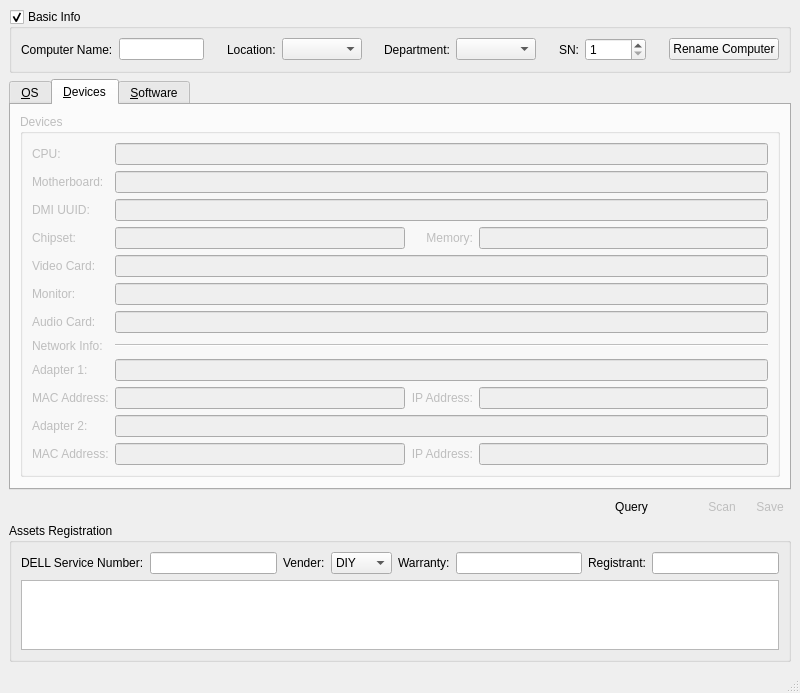
<?xml version="1.0" encoding="UTF-8"?>
<ui version="4.0">
 <class>SystemInfoMainWindowUI</class>
 <widget class="QMainWindow" name="SystemInfoMainWindowUI">
  <property name="geometry">
   <rect>
    <x>0</x>
    <y>0</y>
    <width>800</width>
    <height>646</height>
   </rect>
  </property>
  <property name="windowTitle">
   <string>System Info</string>
  </property>
  <widget class="QWidget" name="centralwidget">
   <layout class="QGridLayout" name="gridLayout_3">
    <item row="0" column="0">
     <widget class="QGroupBox" name="groupBoxBasicSettings_2">
      <property name="title">
       <string>Basic Info</string>
      </property>
      <property name="checkable">
       <bool>true</bool>
      </property>
      <property name="checked">
       <bool>true</bool>
      </property>
      <layout class="QHBoxLayout" name="horizontalLayout_3">
       <item>
        <widget class="QLabel" name="labelComputerName">
         <property name="text">
          <string>Computer Name:</string>
         </property>
        </widget>
       </item>
       <item>
        <widget class="QLineEdit" name="lineEditComputerName">
         <property name="readOnly">
          <bool>true</bool>
         </property>
        </widget>
       </item>
       <item>
        <spacer name="horizontalSpacer_10">
         <property name="orientation">
          <enum>Qt::Horizontal</enum>
         </property>
         <property name="sizeHint" stdset="0">
          <size>
           <width>40</width>
           <height>20</height>
          </size>
         </property>
        </spacer>
       </item>
       <item>
        <widget class="QLabel" name="labelLocation_2">
         <property name="text">
          <string>Location:</string>
         </property>
        </widget>
       </item>
       <item>
        <widget class="QComboBox" name="comboBoxLocation">
         <property name="minimumSize">
          <size>
           <width>80</width>
           <height>0</height>
          </size>
         </property>
        </widget>
       </item>
       <item>
        <spacer name="horizontalSpacer_7">
         <property name="orientation">
          <enum>Qt::Horizontal</enum>
         </property>
         <property name="sizeHint" stdset="0">
          <size>
           <width>40</width>
           <height>20</height>
          </size>
         </property>
        </spacer>
       </item>
       <item>
        <widget class="QLabel" name="labelDepartment_2">
         <property name="text">
          <string>Department:</string>
         </property>
        </widget>
       </item>
       <item>
        <widget class="QComboBox" name="comboBoxDepartment">
         <property name="sizePolicy">
          <sizepolicy hsizetype="Preferred" vsizetype="Fixed">
           <horstretch>0</horstretch>
           <verstretch>0</verstretch>
          </sizepolicy>
         </property>
         <property name="minimumSize">
          <size>
           <width>80</width>
           <height>0</height>
          </size>
         </property>
         <property name="toolTip">
          <string>Department</string>
         </property>
         <property name="statusTip">
          <string/>
         </property>
         <property name="whatsThis">
          <string>Department</string>
         </property>
        </widget>
       </item>
       <item>
        <spacer name="horizontalSpacer_8">
         <property name="orientation">
          <enum>Qt::Horizontal</enum>
         </property>
         <property name="sizeHint" stdset="0">
          <size>
           <width>40</width>
           <height>20</height>
          </size>
         </property>
        </spacer>
       </item>
       <item>
        <widget class="QLabel" name="labelSN_2">
         <property name="text">
          <string>SN:</string>
         </property>
        </widget>
       </item>
       <item>
        <widget class="QSpinBox" name="spinBoxSN">
         <property name="sizePolicy">
          <sizepolicy hsizetype="Minimum" vsizetype="Fixed">
           <horstretch>0</horstretch>
           <verstretch>0</verstretch>
          </sizepolicy>
         </property>
         <property name="minimum">
          <number>1</number>
         </property>
         <property name="maximum">
          <number>99999</number>
         </property>
        </widget>
       </item>
       <item>
        <spacer name="horizontalSpacer_9">
         <property name="orientation">
          <enum>Qt::Horizontal</enum>
         </property>
         <property name="sizeHint" stdset="0">
          <size>
           <width>40</width>
           <height>20</height>
          </size>
         </property>
        </spacer>
       </item>
       <item>
        <widget class="QPushButton" name="pushButtonRenameComputer">
         <property name="text">
          <string>Rename Computer</string>
         </property>
        </widget>
       </item>
      </layout>
     </widget>
    </item>
    <item row="1" column="0">
     <widget class="QTabWidget" name="tabWidgetSystemInfo">
      <property name="tabPosition">
       <enum>QTabWidget::North</enum>
      </property>
      <property name="tabShape">
       <enum>QTabWidget::Rounded</enum>
      </property>
      <property name="currentIndex">
       <number>1</number>
      </property>
      <widget class="QWidget" name="tabOS">
       <attribute name="title">
        <string>&amp;OS</string>
       </attribute>
       <layout class="QGridLayout" name="gridLayout_2">
        <item row="0" column="0">
         <widget class="QGroupBox" name="osGroupBox">
          <property name="enabled">
           <bool>false</bool>
          </property>
          <property name="sizePolicy">
           <sizepolicy hsizetype="Expanding" vsizetype="Preferred">
            <horstretch>0</horstretch>
            <verstretch>0</verstretch>
           </sizepolicy>
          </property>
          <property name="title">
           <string>OS</string>
          </property>
          <layout class="QGridLayout" name="gridLayout_7">
           <property name="sizeConstraint">
            <enum>QLayout::SetDefaultConstraint</enum>
           </property>
           <item row="0" column="0">
            <widget class="QLabel" name="label_2">
             <property name="text">
              <string>OS Version:</string>
             </property>
            </widget>
           </item>
           <item row="0" column="1">
            <widget class="QLineEdit" name="osVersionLineEdit">
             <property name="readOnly">
              <bool>true</bool>
             </property>
            </widget>
           </item>
           <item row="1" column="0">
            <widget class="QLabel" name="label_6">
             <property name="text">
              <string>Copmuter Name:</string>
             </property>
            </widget>
           </item>
           <item row="1" column="1">
            <widget class="QLineEdit" name="computerNameLineEdit">
             <property name="readOnly">
              <bool>true</bool>
             </property>
            </widget>
           </item>
           <item row="1" column="2">
            <widget class="QLabel" name="workgroupLabel">
             <property name="text">
              <string>Workgroup/Domain:</string>
             </property>
             <property name="alignment">
              <set>Qt::AlignRight|Qt::AlignTrailing|Qt::AlignVCenter</set>
             </property>
            </widget>
           </item>
           <item row="0" column="2">
            <widget class="QLabel" name="installDatelabel">
             <property name="text">
              <string>Installation Date:</string>
             </property>
             <property name="alignment">
              <set>Qt::AlignRight|Qt::AlignTrailing|Qt::AlignVCenter</set>
             </property>
            </widget>
           </item>
           <item row="0" column="3">
            <widget class="QLineEdit" name="installationDateLineEdit">
             <property name="readOnly">
              <bool>true</bool>
             </property>
            </widget>
           </item>
           <item row="1" column="3">
            <widget class="QLineEdit" name="workgroupLineEdit">
             <property name="readOnly">
              <bool>true</bool>
             </property>
            </widget>
           </item>
           <item row="3" column="0">
            <widget class="QLabel" name="labelSystemUsers">
             <property name="text">
              <string>System Users:</string>
             </property>
            </widget>
           </item>
           <item row="3" column="1" colspan="3">
            <widget class="QComboBox" name="comboBoxSystemUsers"/>
           </item>
           <item row="2" column="1" colspan="3">
            <widget class="QComboBox" name="logicalDrivesComboBox">
             <property name="sizePolicy">
              <sizepolicy hsizetype="Expanding" vsizetype="Fixed">
               <horstretch>0</horstretch>
               <verstretch>0</verstretch>
              </sizepolicy>
             </property>
            </widget>
           </item>
           <item row="2" column="0">
            <widget class="QLabel" name="logicalDrivesLabel">
             <property name="text">
              <string>Disk Drives:</string>
             </property>
            </widget>
           </item>
          </layout>
         </widget>
        </item>
        <item row="1" column="0">
         <spacer name="verticalSpacer">
          <property name="orientation">
           <enum>Qt::Vertical</enum>
          </property>
          <property name="sizeHint" stdset="0">
           <size>
            <width>20</width>
            <height>40</height>
           </size>
          </property>
         </spacer>
        </item>
       </layout>
      </widget>
      <widget class="QWidget" name="tabDevices">
       <attribute name="title">
        <string>&amp;Devices</string>
       </attribute>
       <layout class="QVBoxLayout" name="verticalLayout_2">
        <item>
         <widget class="QGroupBox" name="devicesInfoGroupBox">
          <property name="enabled">
           <bool>false</bool>
          </property>
          <property name="sizePolicy">
           <sizepolicy hsizetype="Expanding" vsizetype="Preferred">
            <horstretch>0</horstretch>
            <verstretch>0</verstretch>
           </sizepolicy>
          </property>
          <property name="minimumSize">
           <size>
            <width>0</width>
            <height>0</height>
           </size>
          </property>
          <property name="title">
           <string>Devices</string>
          </property>
          <layout class="QGridLayout" name="gridLayout_13" rowstretch="0,0,0,0,0,0,0,0,0,0,0,0,0" columnstretch="0,0,0,0">
           <property name="sizeConstraint">
            <enum>QLayout::SetDefaultConstraint</enum>
           </property>
           <item row="1" column="1" colspan="3">
            <widget class="QLineEdit" name="motherboardLineEdit">
             <property name="readOnly">
              <bool>true</bool>
             </property>
            </widget>
           </item>
           <item row="5" column="0">
            <widget class="QLabel" name="videoCardLabel">
             <property name="text">
              <string>Video Card:</string>
             </property>
            </widget>
           </item>
           <item row="5" column="1" colspan="3">
            <widget class="QLineEdit" name="videoCardLineEdit">
             <property name="readOnly">
              <bool>true</bool>
             </property>
            </widget>
           </item>
           <item row="9" column="1" colspan="3">
            <widget class="QLineEdit" name="adapter1NameLineEdit">
             <property name="readOnly">
              <bool>true</bool>
             </property>
            </widget>
           </item>
           <item row="10" column="0">
            <widget class="QLabel" name="macAddresslabel_3">
             <property name="text">
              <string>MAC Address:</string>
             </property>
            </widget>
           </item>
           <item row="10" column="1">
            <widget class="QLineEdit" name="adapter1HDAddressLineEdit">
             <property name="readOnly">
              <bool>true</bool>
             </property>
            </widget>
           </item>
           <item row="8" column="1" colspan="3">
            <widget class="Line" name="line_5">
             <property name="orientation">
              <enum>Qt::Horizontal</enum>
             </property>
            </widget>
           </item>
           <item row="0" column="0">
            <widget class="QLabel" name="cpuInfoLabel">
             <property name="text">
              <string>CPU:</string>
             </property>
            </widget>
           </item>
           <item row="0" column="1" colspan="3">
            <widget class="QLineEdit" name="cpuLineEdit">
             <property name="readOnly">
              <bool>true</bool>
             </property>
            </widget>
           </item>
           <item row="10" column="2">
            <widget class="QLabel" name="ipAddresslabel_3">
             <property name="text">
              <string>IP Address:</string>
             </property>
             <property name="alignment">
              <set>Qt::AlignRight|Qt::AlignTrailing|Qt::AlignVCenter</set>
             </property>
            </widget>
           </item>
           <item row="10" column="3">
            <widget class="QLineEdit" name="adapter1IPAddressLineEdit">
             <property name="minimumSize">
              <size>
               <width>210</width>
               <height>0</height>
              </size>
             </property>
             <property name="readOnly">
              <bool>true</bool>
             </property>
            </widget>
           </item>
           <item row="11" column="1" colspan="3">
            <widget class="QLineEdit" name="adapter2NameLineEdit">
             <property name="readOnly">
              <bool>true</bool>
             </property>
            </widget>
           </item>
           <item row="12" column="0">
            <widget class="QLabel" name="macAddresslabel_4">
             <property name="text">
              <string>MAC Address:</string>
             </property>
            </widget>
           </item>
           <item row="12" column="1">
            <widget class="QLineEdit" name="adapter2HDAddressLineEdit">
             <property name="readOnly">
              <bool>true</bool>
             </property>
            </widget>
           </item>
           <item row="12" column="2">
            <widget class="QLabel" name="ipAddresslabel_4">
             <property name="text">
              <string>IP Address:</string>
             </property>
             <property name="alignment">
              <set>Qt::AlignRight|Qt::AlignTrailing|Qt::AlignVCenter</set>
             </property>
            </widget>
           </item>
           <item row="12" column="3">
            <widget class="QLineEdit" name="adapter2IPAddressLineEdit">
             <property name="readOnly">
              <bool>true</bool>
             </property>
            </widget>
           </item>
           <item row="9" column="0">
            <widget class="QLabel" name="adapter1Label">
             <property name="text">
              <string>Adapter 1:</string>
             </property>
            </widget>
           </item>
           <item row="11" column="0">
            <widget class="QLabel" name="networkAdapter2Label">
             <property name="text">
              <string>Adapter 2:</string>
             </property>
            </widget>
           </item>
           <item row="8" column="0">
            <widget class="QLabel" name="networkLabel">
             <property name="text">
              <string>Network Info:</string>
             </property>
            </widget>
           </item>
           <item row="1" column="0">
            <widget class="QLabel" name="motherboardLabel">
             <property name="text">
              <string>Motherboard:</string>
             </property>
            </widget>
           </item>
           <item row="3" column="0">
            <widget class="QLabel" name="chipsetLabel">
             <property name="text">
              <string>Chipset:</string>
             </property>
            </widget>
           </item>
           <item row="3" column="1">
            <widget class="QLineEdit" name="chipsetLineEdit">
             <property name="readOnly">
              <bool>true</bool>
             </property>
            </widget>
           </item>
           <item row="3" column="2">
            <widget class="QLabel" name="memoryInfoLabel">
             <property name="text">
              <string>Memory:</string>
             </property>
             <property name="alignment">
              <set>Qt::AlignRight|Qt::AlignTrailing|Qt::AlignVCenter</set>
             </property>
            </widget>
           </item>
           <item row="3" column="3">
            <widget class="QLineEdit" name="memoryLineEdit">
             <property name="readOnly">
              <bool>true</bool>
             </property>
            </widget>
           </item>
           <item row="7" column="0">
            <widget class="QLabel" name="audioCardLabel">
             <property name="text">
              <string>Audio Card:</string>
             </property>
            </widget>
           </item>
           <item row="7" column="1" colspan="3">
            <widget class="QLineEdit" name="audioLineEdit">
             <property name="readOnly">
              <bool>true</bool>
             </property>
            </widget>
           </item>
           <item row="6" column="0">
            <widget class="QLabel" name="monitorLabel">
             <property name="text">
              <string>Monitor:</string>
             </property>
            </widget>
           </item>
           <item row="6" column="1" colspan="3">
            <widget class="QLineEdit" name="monitorLineEdit"/>
           </item>
           <item row="2" column="0">
            <widget class="QLabel" name="dmiUUIDLabel">
             <property name="text">
              <string>DMI UUID:</string>
             </property>
            </widget>
           </item>
           <item row="2" column="1" colspan="3">
            <widget class="QLineEdit" name="dmiUUIDLineEdit">
             <property name="readOnly">
              <bool>true</bool>
             </property>
            </widget>
           </item>
          </layout>
         </widget>
        </item>
        <item>
         <spacer name="verticalSpacer_3">
          <property name="orientation">
           <enum>Qt::Vertical</enum>
          </property>
          <property name="sizeHint" stdset="0">
           <size>
            <width>20</width>
            <height>40</height>
           </size>
          </property>
         </spacer>
        </item>
       </layout>
      </widget>
      <widget class="QWidget" name="tabSoftware">
       <attribute name="title">
        <string>&amp;Software</string>
       </attribute>
       <layout class="QVBoxLayout" name="verticalLayout_3">
        <item>
         <widget class="QTableWidget" name="tableWidgetSoftware">
          <property name="selectionMode">
           <enum>QAbstractItemView::SingleSelection</enum>
          </property>
          <property name="selectionBehavior">
           <enum>QAbstractItemView::SelectRows</enum>
          </property>
          <attribute name="horizontalHeaderVisible">
           <bool>false</bool>
          </attribute>
          <attribute name="horizontalHeaderStretchLastSection">
           <bool>true</bool>
          </attribute>
          <column>
           <property name="text">
            <string>Name</string>
           </property>
          </column>
          <column>
           <property name="text">
            <string>Version</string>
           </property>
          </column>
          <column>
           <property name="text">
            <string>Size</string>
           </property>
          </column>
          <column>
           <property name="text">
            <string>Date</string>
           </property>
          </column>
          <column>
           <property name="text">
            <string>Publisher</string>
           </property>
          </column>
         </widget>
        </item>
       </layout>
      </widget>
     </widget>
    </item>
    <item row="2" column="0">
     <layout class="QHBoxLayout" name="horizontalLayout_2">
      <item>
       <widget class="QLabel" name="labelReportCreationTime">
        <property name="sizePolicy">
         <sizepolicy hsizetype="Expanding" vsizetype="Preferred">
          <horstretch>0</horstretch>
          <verstretch>0</verstretch>
         </sizepolicy>
        </property>
       </widget>
      </item>
      <item>
       <spacer name="horizontalSpacer">
        <property name="orientation">
         <enum>Qt::Horizontal</enum>
        </property>
        <property name="sizeHint" stdset="0">
         <size>
          <width>40</width>
          <height>20</height>
         </size>
        </property>
       </spacer>
      </item>
      <item>
       <widget class="QToolButton" name="toolButtonQuerySystemInfo">
        <property name="text">
         <string>Query</string>
        </property>
        <property name="icon">
         <iconset resource="systeminfo.qrc">
          <normaloff>:/resources/images/querydatabase.png</normaloff>:/resources/images/querydatabase.png</iconset>
        </property>
        <property name="shortcut">
         <string>Ctrl+Return</string>
        </property>
        <property name="autoRaise">
         <bool>true</bool>
        </property>
       </widget>
      </item>
      <item>
       <spacer name="horizontalSpacer_2">
        <property name="orientation">
         <enum>Qt::Horizontal</enum>
        </property>
        <property name="sizeType">
         <enum>QSizePolicy::Preferred</enum>
        </property>
        <property name="sizeHint" stdset="0">
         <size>
          <width>40</width>
          <height>20</height>
         </size>
        </property>
       </spacer>
      </item>
      <item>
       <widget class="QToolButton" name="toolButtonScan">
        <property name="enabled">
         <bool>false</bool>
        </property>
        <property name="toolTip">
         <string>Get System Information</string>
        </property>
        <property name="statusTip">
         <string>Get System Information</string>
        </property>
        <property name="text">
         <string>Scan</string>
        </property>
        <property name="icon">
         <iconset resource="systeminfo.qrc">
          <normaloff>:/resources/images/scansystem.png</normaloff>:/resources/images/scansystem.png</iconset>
        </property>
        <property name="shortcut">
         <string>F5</string>
        </property>
        <property name="autoRaise">
         <bool>true</bool>
        </property>
       </widget>
      </item>
      <item>
       <widget class="QToolButton" name="toolButtonUpload">
        <property name="enabled">
         <bool>false</bool>
        </property>
        <property name="toolTip">
         <string>Save System Information</string>
        </property>
        <property name="statusTip">
         <string>Save System Information</string>
        </property>
        <property name="text">
         <string>Save</string>
        </property>
        <property name="icon">
         <iconset resource="systeminfo.qrc">
          <normaloff>:/resources/images/uploadtodatabase.png</normaloff>:/resources/images/uploadtodatabase.png</iconset>
        </property>
        <property name="shortcut">
         <string>Ctrl+S</string>
        </property>
        <property name="autoRaise">
         <bool>true</bool>
        </property>
       </widget>
      </item>
     </layout>
    </item>
    <item row="3" column="0">
     <widget class="QGroupBox" name="groupBox_2">
      <property name="title">
       <string>Assets Registration </string>
      </property>
      <layout class="QGridLayout" name="gridLayout">
       <item row="0" column="6">
        <widget class="QLabel" name="label_5">
         <property name="text">
          <string>Registrant:</string>
         </property>
        </widget>
       </item>
       <item row="0" column="0">
        <widget class="QLabel" name="label">
         <property name="text">
          <string>DELL Service Number:</string>
         </property>
        </widget>
       </item>
       <item row="0" column="1">
        <widget class="QLineEdit" name="lineEditDellServiceNumber"/>
       </item>
       <item row="0" column="2">
        <widget class="QLabel" name="label_3">
         <property name="text">
          <string>Vender:</string>
         </property>
        </widget>
       </item>
       <item row="0" column="3">
        <widget class="QComboBox" name="comboBoxVender">
         <item>
          <property name="text">
           <string>DIY</string>
          </property>
         </item>
         <item>
          <property name="text">
           <string>DELL</string>
          </property>
         </item>
        </widget>
       </item>
       <item row="0" column="5">
        <widget class="QLineEdit" name="lineEditWarranty"/>
       </item>
       <item row="0" column="4">
        <widget class="QLabel" name="label_4">
         <property name="text">
          <string>Warranty:</string>
         </property>
        </widget>
       </item>
       <item row="0" column="7">
        <widget class="QLineEdit" name="lineEditRegistrant">
         <property name="readOnly">
          <bool>true</bool>
         </property>
        </widget>
       </item>
       <item row="1" column="0" colspan="8">
        <widget class="QTextEdit" name="textEditRemark"/>
       </item>
      </layout>
     </widget>
    </item>
   </layout>
  </widget>
  <widget class="QStatusBar" name="statusbar"/>
 </widget>
 <resources>
  <include location="systeminfo.qrc"/>
 </resources>
 <connections/>
</ui>
